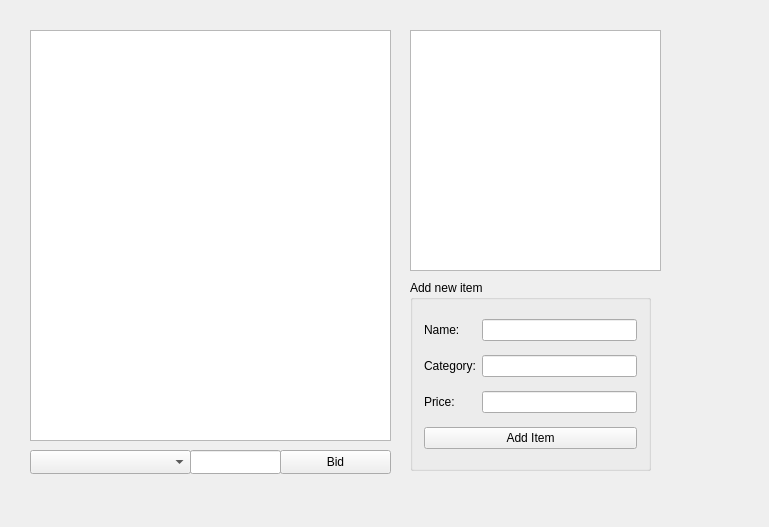
<?xml version="1.0" encoding="UTF-8"?>
<ui version="4.0">
 <class>UserFormClass</class>
 <widget class="QMainWindow" name="UserFormClass">
  <property name="geometry">
   <rect>
    <x>0</x>
    <y>0</y>
    <width>769</width>
    <height>527</height>
   </rect>
  </property>
  <property name="windowTitle">
   <string>UserForm</string>
  </property>
  <widget class="QWidget" name="centralWidget">
   <widget class="QListWidget" name="listWidgetItems">
    <property name="geometry">
     <rect>
      <x>30</x>
      <y>30</y>
      <width>361</width>
      <height>411</height>
     </rect>
    </property>
   </widget>
   <widget class="QComboBox" name="comboBoxSearch">
    <property name="geometry">
     <rect>
      <x>30</x>
      <y>450</y>
      <width>161</width>
      <height>24</height>
     </rect>
    </property>
   </widget>
   <widget class="QGroupBox" name="groupBox">
    <property name="geometry">
     <rect>
      <x>410</x>
      <y>280</y>
      <width>241</width>
      <height>191</height>
     </rect>
    </property>
    <property name="title">
     <string>Add new item</string>
    </property>
    <layout class="QGridLayout" name="gridLayout">
     <item row="0" column="0">
      <widget class="QLabel" name="label">
       <property name="text">
        <string>Name:</string>
       </property>
      </widget>
     </item>
     <item row="0" column="1">
      <widget class="QLineEdit" name="lineEditName"/>
     </item>
     <item row="1" column="0">
      <widget class="QLabel" name="label_2">
       <property name="text">
        <string>Category:</string>
       </property>
      </widget>
     </item>
     <item row="1" column="1">
      <widget class="QLineEdit" name="lineEditCategory"/>
     </item>
     <item row="2" column="0">
      <widget class="QLabel" name="label_3">
       <property name="text">
        <string>Price:</string>
       </property>
      </widget>
     </item>
     <item row="2" column="1">
      <widget class="QLineEdit" name="lineEditPrice"/>
     </item>
     <item row="3" column="0" colspan="2">
      <widget class="QPushButton" name="pushButtonAdd">
       <property name="text">
        <string>Add Item</string>
       </property>
      </widget>
     </item>
    </layout>
   </widget>
   <widget class="QListWidget" name="listWidgetOffers">
    <property name="geometry">
     <rect>
      <x>410</x>
      <y>30</y>
      <width>251</width>
      <height>241</height>
     </rect>
    </property>
   </widget>
   <widget class="QPushButton" name="pushButtonBid">
    <property name="geometry">
     <rect>
      <x>280</x>
      <y>450</y>
      <width>111</width>
      <height>24</height>
     </rect>
    </property>
    <property name="text">
     <string>Bid</string>
    </property>
   </widget>
   <widget class="QLineEdit" name="lineEditBid">
    <property name="geometry">
     <rect>
      <x>190</x>
      <y>450</y>
      <width>91</width>
      <height>24</height>
     </rect>
    </property>
   </widget>
  </widget>
 </widget>
 <layoutdefault spacing="6" margin="11"/>
 <resources>
  <include location="UserForm.qrc"/>
 </resources>
 <connections/>
</ui>
